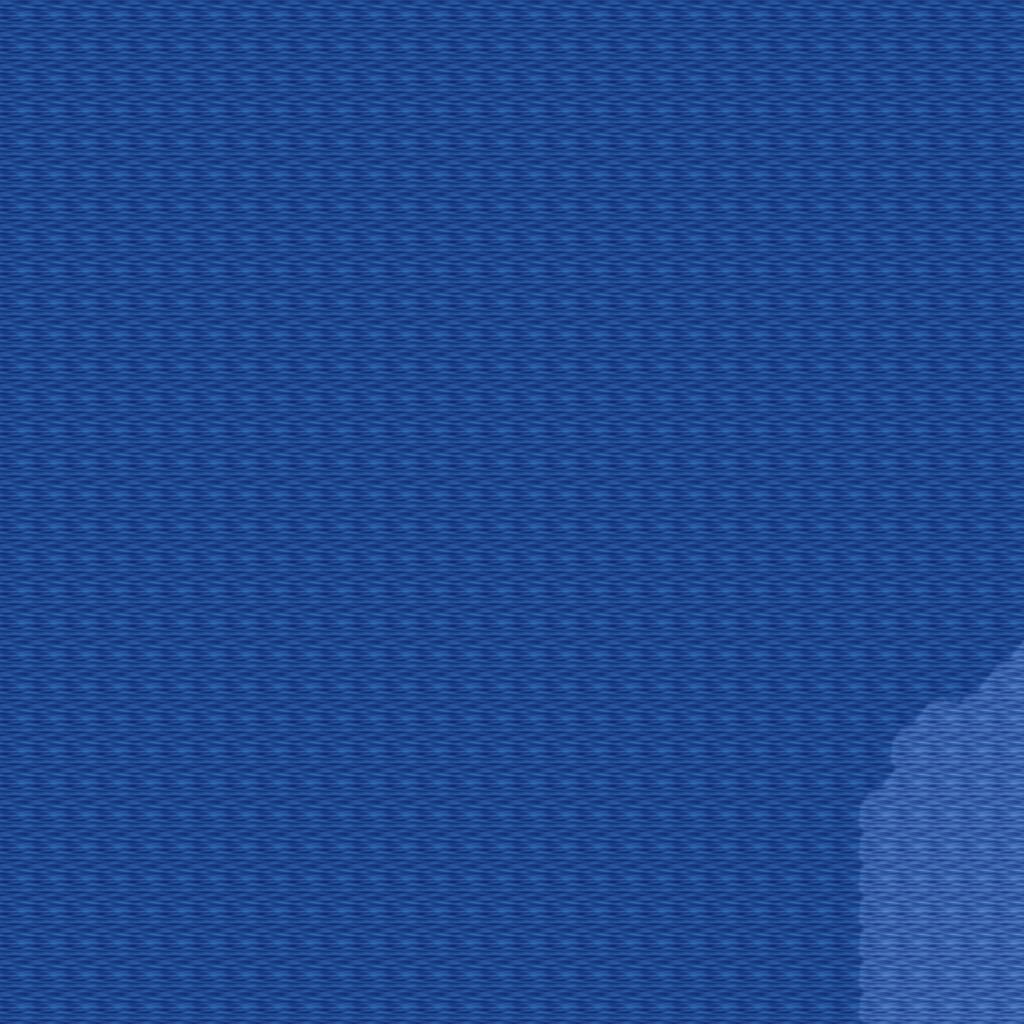

Rendered tile map (Tiled .tmx) drawn with the repository's tilesets; below, a short description and the map source with its tile grids summarised:
An orthogonal 32x32 tile map with 32x32 px tiles, 5 tile layers (Ground, Objects, Objects2, Above, ...), 1 hidden layer not drawn, 27 tilesets.

<map version="1.10" tiledversion="1.11.0" orientation="orthogonal" renderorder="right-down" width="32" height="32" tilewidth="32" tileheight="32" infinite="0" nextlayerid="11" nextobjectid="1">
 <tileset firstgid="1" name="ground_ground" tilewidth="32" tileheight="32" tilecount="33" columns="3">
  <image source="../drawable/ground_ground.png" width="96" height="352" />
 </tileset>
 <tileset firstgid="34" name="ground_water_pool" tilewidth="32" tileheight="32" tilecount="72" columns="3">
  <image source="../drawable/ground_water_pool.png" width="96" height="768" />
 </tileset>
 <tileset firstgid="106" name="ground_water_pool_corners" tilewidth="32" tileheight="32" tilecount="72" columns="3">
  <image source="../drawable/ground_water_pool_corners.png" width="96" height="768" />
 </tileset>
 <tileset firstgid="178" name="ground_grass_corners" tilewidth="32" tileheight="32" tilecount="24" columns="6">
  <image source="../drawable/ground_grass_corners.png" width="192" height="128" />
 </tileset>
 <tileset firstgid="202" name="ground_grass_edges" tilewidth="32" tileheight="32" tilecount="36" columns="12">
  <image source="../drawable/ground_grass_edges.png" width="384" height="96" />
 </tileset>
 <tileset firstgid="238" name="plant_grasses" tilewidth="32" tileheight="32" tilecount="6" columns="3">
  <image source="../drawable/plant_grasses.png" width="96" height="64" />
 </tileset>
 <tileset firstgid="244" name="building_wall_wood" tilewidth="32" tileheight="32" tilecount="16" columns="4">
  <image source="../drawable/building_wall_wood.png" width="128" height="128" />
 </tileset>
 <tileset firstgid="260" name="plant_flower_daisy_white" tilewidth="32" tileheight="32" tilecount="8" columns="2">
  <image source="../drawable/plant_flower_daisy_white.png" width="64" height="128" />
 </tileset>
 <tileset firstgid="268" name="building_fence_fence_chunky" tilewidth="32" tileheight="32" tilecount="21" columns="3">
  <image source="../drawable/building_fence_fence_chunky.png" width="96" height="224" />
 </tileset>
 <tileset firstgid="289" name="building_door_door_n" tilewidth="32" tileheight="32" tilecount="6" columns="3">
  <image source="../drawable/building_door_door_n.png" width="96" height="64" />
 </tileset>
 <tileset firstgid="295" name="logic_creature_animal" tilewidth="32" tileheight="32" tilecount="32" columns="8">
  <image source="../drawable/logic_creature_animal.png" width="256" height="128" />
 </tileset>
 <tileset firstgid="327" name="logic_collision" tilewidth="32" tileheight="32" tilecount="1" columns="1">
  <image source="../drawable/logic_collision.png" width="32" height="32" />
 </tileset>
 <tileset firstgid="328" name="ground_water_pool_deep" tilewidth="32" tileheight="32" tilecount="72" columns="3">
  <image source="../drawable/ground_water_pool_deep.png" width="96" height="768" />
 </tileset>
 <tileset firstgid="400" name="plant_tree_palm_trees" tilewidth="32" tileheight="32" tilecount="40" columns="4">
  <image source="../drawable/plant_tree_palm_trees.png" width="128" height="320" />
 </tileset>
 <tileset firstgid="440" name="furniture_chair_bench_wooden" tilewidth="32" tileheight="32" tilecount="8" columns="2">
  <image source="../drawable/furniture_chair_bench_wooden.png" width="64" height="128" />
 </tileset>
 <tileset firstgid="448" name="building_outhouse" tilewidth="32" tileheight="32" tilecount="12" columns="3">
  <image source="../drawable/building_outhouse.png" width="96" height="128" />
 </tileset>
 <tileset firstgid="460" name="furniture_table_vendors_table" tilewidth="32" tileheight="32" tilecount="35" columns="7">
  <image source="../drawable/furniture_table_vendors_table.png" width="224" height="160" />
 </tileset>
 <tileset firstgid="495" name="logic_item_fruits" tilewidth="32" tileheight="32" tilecount="16" columns="8">
  <image source="../drawable/logic_item_fruits.png" width="256" height="64" />
 </tileset>
 <tileset firstgid="511" name="plant_tree_banana_tree" tilewidth="32" tileheight="32" tilecount="40" columns="4">
  <image source="../drawable/plant_tree_banana_tree.png" width="128" height="320" />
 </tileset>
 <tileset firstgid="551" name="furniture_light_small_lamp" tilewidth="32" tileheight="32" tilecount="4" columns="4">
  <image source="../drawable/furniture_light_small_lamp.png" width="128" height="32" />
 </tileset>
 <tileset firstgid="555" name="light_dim_yellow_light_5x5" tilewidth="32" tileheight="32" tilecount="25" columns="5">
  <image source="../drawable/light_dim_yellow_light_5x5.png" width="160" height="160" />
 </tileset>
 <tileset firstgid="580" name="furniture_light_roots_lamp" tilewidth="32" tileheight="32" tilecount="6" columns="2">
  <image source="../drawable/furniture_light_roots_lamp.png" width="64" height="96" />
 </tileset>
 <tileset firstgid="586" name="light_dim_yellow_light_7x5" tilewidth="32" tileheight="32" tilecount="35" columns="7">
  <image source="../drawable/light_dim_yellow_light_7x5.png" width="224" height="160" />
 </tileset>
 <tileset firstgid="621" name="light_yellow_light_5x5" tilewidth="32" tileheight="32" tilecount="25" columns="5">
  <image source="../drawable/light_yellow_light_5x5.png" width="160" height="160" />
 </tileset>
 <tileset firstgid="646" name="ground_sand_1" tilewidth="32" tileheight="32" tilecount="10" columns="2">
  <image source="../drawable/ground_sand_1.png" width="64" height="160" />
 </tileset>
 <tileset firstgid="656" name="ground_sand_2" tilewidth="32" tileheight="32" tilecount="15" columns="5">
  <image source="../drawable/ground_sand_2.png" width="160" height="96" />
 </tileset>
 <tileset firstgid="671" name="logic_creature_reptile" tilewidth="32" tileheight="32" tilecount="7" columns="7">
  <image source="../drawable/logic_creature_reptile.png" width="224" height="32" />
 </tileset>
 <layer id="1" name="Ground" width="32" height="32">
  <data>[1024 cells, 1024 non-empty, 5 distinct tile ids]</data>
 </layer>
 <layer id="2" name="Objects" width="32" height="32">
  <data>[1024 cells, 0 non-empty, 0 distinct tile ids]</data>
 </layer>
 <layer id="3" name="Objects2" width="32" height="32">
  <data>[1024 cells, 0 non-empty, 0 distinct tile ids]</data>
 </layer>
 <layer id="4" name="Above" width="32" height="32">
  <data>[1024 cells, 0 non-empty, 0 distinct tile ids]</data>
 </layer>
 <layer id="5" name="Above2" width="32" height="32">
  <data>[1024 cells, 0 non-empty, 0 distinct tile ids]</data>
 </layer>
 <layer id="6" name="Walkable" width="32" height="32" visible="0">
  <data>[1024 cells, 1024 non-empty, 1 distinct tile ids]</data>
 </layer>
 <objectgroup id="7" name="Mapevents" />
 <objectgroup id="8" name="Spawn" />
 <objectgroup id="9" name="Keys" />
 <objectgroup id="10" name="Replace" />
</map>
